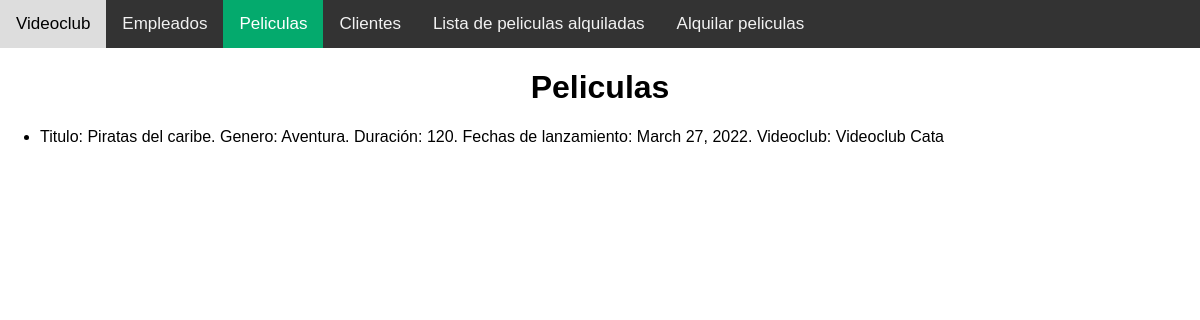
/videoclub/peliculas, run on the app's committed database.
### videoclub/models.py (models this page shows, shortened)
class Pelicula(models.Model):
    idPelicula = models.AutoField(primary_key=True)
    nombre = models.CharField(max_length=60, blank=False, null=False)
    genero = models.CharField(max_length=60, blank=False, null=False)
    duracion = models.IntegerField(blank=False, null=False)
    fecha_de_lanzamiento = models.DateField(default=date.today)
    idVideoclub = models.ForeignKey(Videoclub, default=1, on_delete=models.PROTECT)

class Videoclub(models.Model):
    idVideoclub = models.AutoField(primary_key=True)
    nombre = models.CharField(max_length=60, blank=False, null=False)
    def __str__(self):
        return str(self.nombre)

### videoclub/views.py (the view)
# urls.py: path('peliculas', videoclub.views.pelicula),
def pelicula(request):
    peliculas = Pelicula.objects.all()
    dictionary = {'peliculas': peliculas}
    return render(request, 'videoclub/pelicula.html', dictionary)

### videoclub/templates/videoclub/pelicula.html (shortened to what this page needs)
{% load static %}
<!DOCTYPE html>
<html lang="en">
<head>
    <link rel="stylesheet" href="{% static 'css/navbar.css' %}" type="text/css"/>
</head>
<body>
<div class="topnav">
  <a href="videoclub">Videoclub</a>
  <a href="empleados">Empleados</a>
  <a class="active" href="peliculas">Peliculas</a>
  <a href="clientes">Clientes</a>
    <a href="lista_alquilados">Lista de peliculas alquiladas</a>
    <a href="alquilar_pelicula">Alquilar peliculas</a>
</div>
  <h1 style="text-align: center">Peliculas</h1>
    <ul>
        {% for pelicula in peliculas %}
        <li>
                Titulo: {{ pelicula.nombre }}.
                Genero: {{ pelicula.genero }}.  Duración: {{ pelicula.duracion }}.
                Fechas de lanzamiento: {{ pelicula.fecha_de_lanzamiento }}. Videoclub: {{ pelicula.idVideoclub }}
        </li>
        {% endfor %}
    </ul>
</body>
</html>

### static/css/navbar.css (style rules this page uses)
body { margin: 0; font-family: Arial, Helvetica, sans-serif; }
.topnav { overflow: hidden; background-color: #333; }
.topnav a { float: left; color: #f2f2f2; text-align: center; padding: 14px 16px; text-decoration: none; font-size: 17px; }
.topnav a.active { background-color: #04AA6D; color: white; }

### data on the page
Pelicula: nombre "Piratas del caribe", genero "Aventura", duracion "120", fecha_de_lanzamiento "March 27, 2022", idVideoclub "Videoclub Cata"
